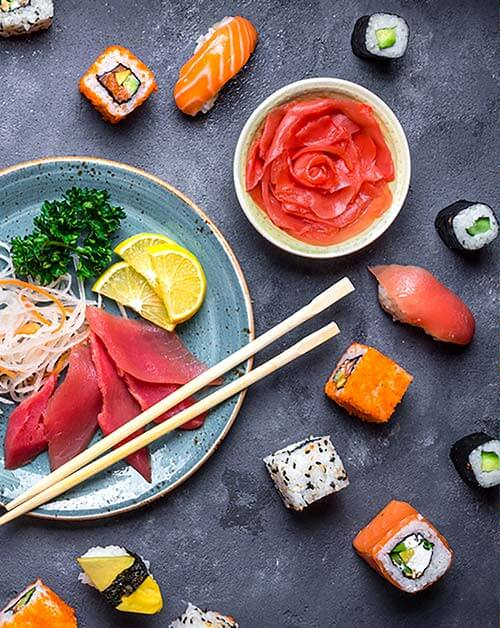
#> input picture sushi1.png, 500 x 628 px
$ python ImageProcessor.py
#> lines starting #> are read from the running program, lines starting #| are printed output that depends on the picture; after the words box and inside, x2 and y2 are one past the last pixel; in counts of white or black regions, pixels touching at a corner belong together
import numpy as np
import matplotlib.pyplot as plt
from matplotlib.image import imread

#convert img int32 values to float32
def im2float(m):
    return np.array(m/255, dtype = 'float32')


def remove_channel(img: np.array):

    return img[:,:,0:3]

def create_subplot(img : str, img2 : str , diff):

    img_p1 = imread(img)
    img_p2 = imread(img2)

    fig, (ax1,ax2,ax3) = plt.subplots(1,3)
    fig.suptitle("Difference between the two images")
    ax1.imshow(img_p1)
    ax2.imshow(img_p2)
    ax3.imshow(diff)
    ax3.set_title("Difference")
    ax1.set_title("Original")
    ax2.set_title("Modified")
    return fig

def imgprocessor():
    im1 = imread('sushi1.png')
#> im1 is the input picture: shape (628, 500, 4) float32; mean R, G, B, A 0.502, 0.424, 0.419, 1
    im2 = imread('sushi2.png')
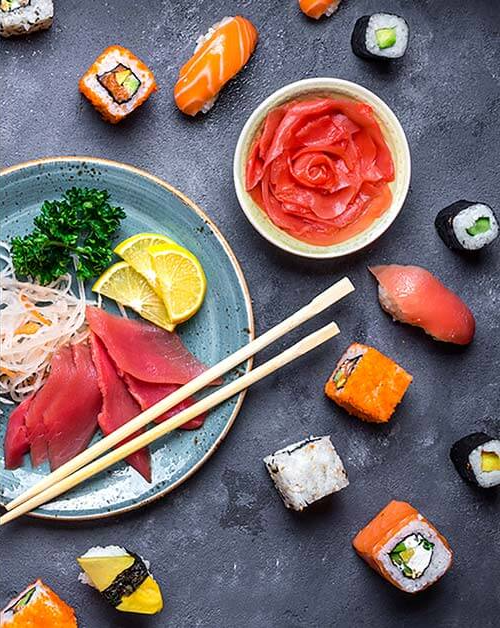
#> input picture sushi2.png, 500 x 628 px
#> im2 is the input picture: shape (628, 500, 4) float32; mean R, G, B, A 0.502, 0.423, 0.418, 1


    im1_no_alpha_channel = remove_channel(im1)
    im2_no_alpha_channel = remove_channel(im2)
    #take the mean over the 3 rgb channels after removing the alpha channel
    img1_gray = np.mean(im1_no_alpha_channel, axis=2)
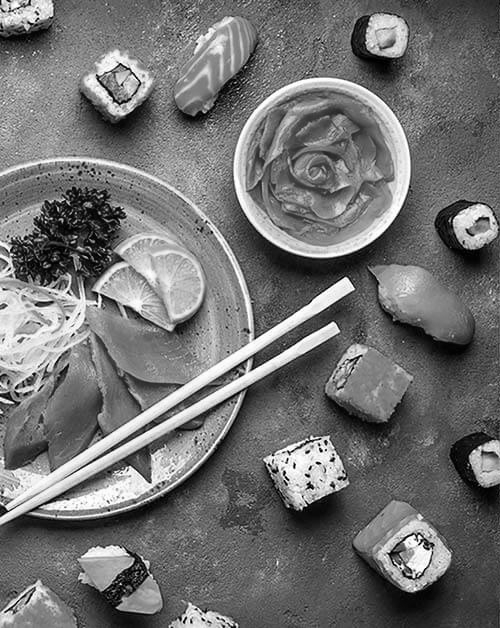
#> img1_gray: shape (628, 500) float32; min 0, max 1, mean 0.448
    img2_gray = np.mean(im2_no_alpha_channel, axis=2)

    diff = img1_gray - img2_gray
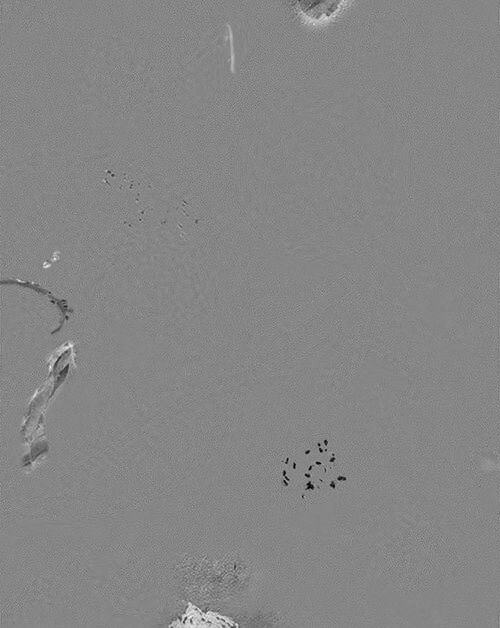
#> diff: shape (628, 500) float32; min -0.919, max 0.827, mean 0.000126; drawn with min black and max white
    diff_thresholded = diff**2 > 0.010
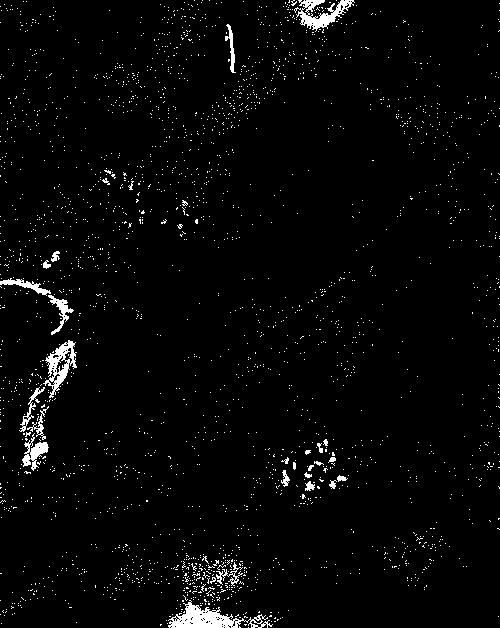
#> diff_thresholded: shape (628, 500) bool; 2.7% white; 2477 white regions (2449 under 20 px), largest, box (x1, y1, x2, y2) and area: (168, 600, 273, 628) 1174, (294, 0, 355, 32) 773, (43, 340, 77, 398) 732
    xdim , ydim  = img1_gray.shape
#> xdim = 628; ydim = 500
    img1_gray_3d = np.reshape(img1_gray,(xdim,ydim,1))
    img1_gray_3d.shape
    diff_rgb = np.tile(img1_gray_3d, (1,1,3))
    red = [1,0,0]
    diff_rgb[diff_thresholded, :] =red
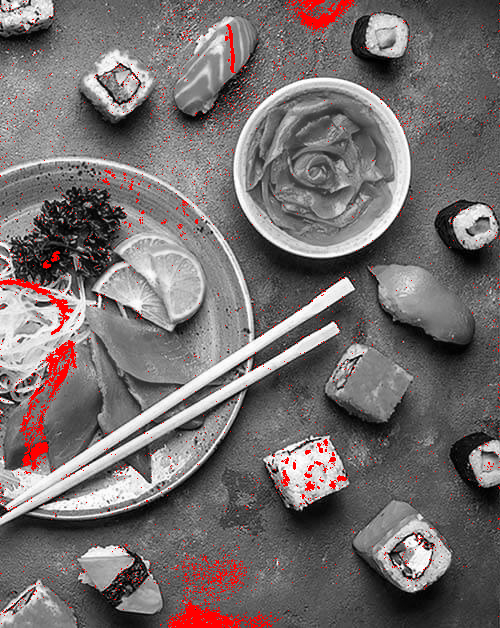
#> diff_rgb: shape (628, 500, 3) float32; mean of channels 0, 1, 2 0.462, 0.435, 0.435; drawn as R, G, B
    difference = create_subplot("sushi1.png","sushi2.png",diff_rgb)
    plt.show()
imgprocessor()
